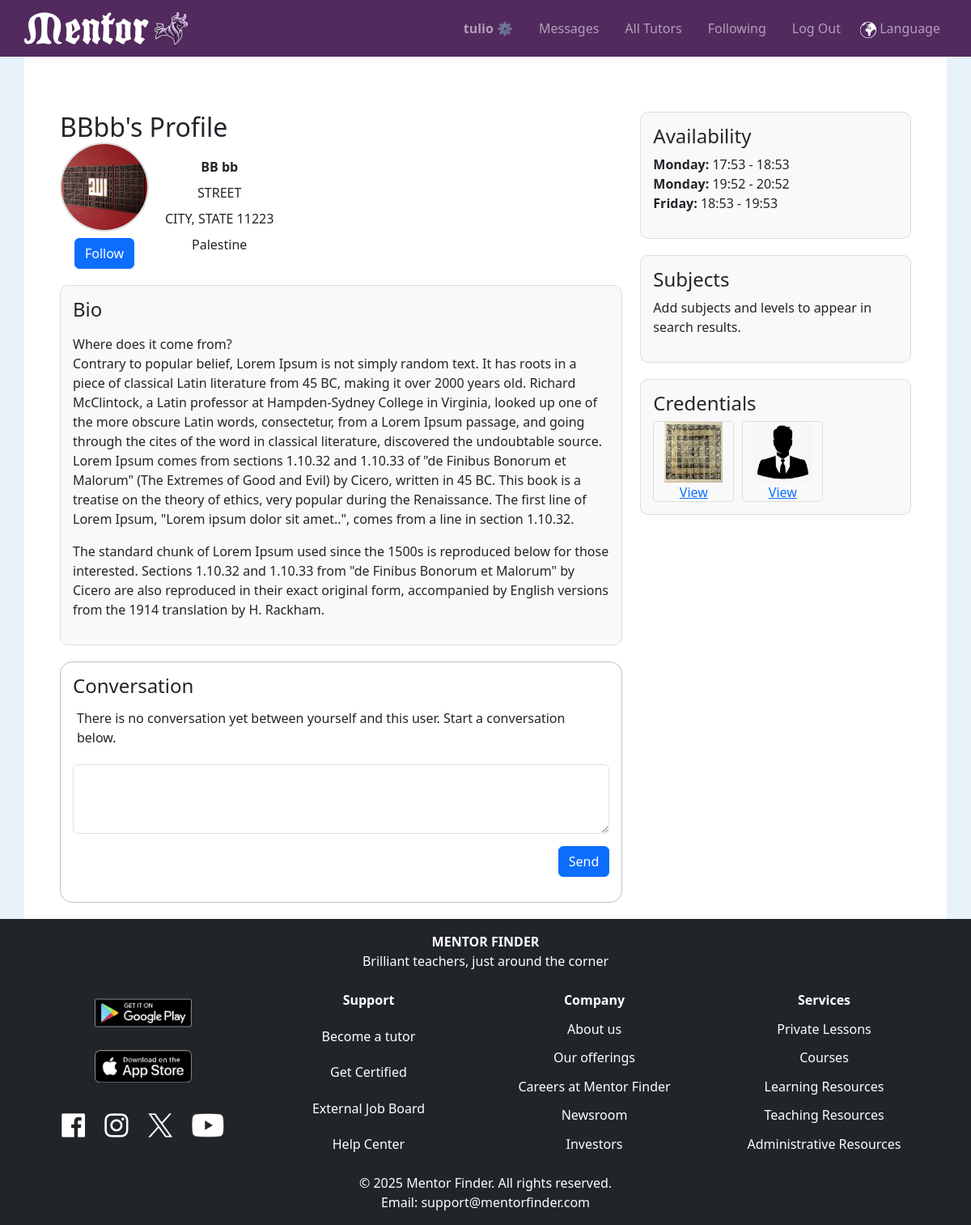
Screenshot of /profile/3/ (signed in) with the database file from the repository.
### tutorhub/models.py (models this page shows, shortened)
class User(AbstractUser):
    nickname = models.CharField(max_length=50, blank=True, null=True)
    role = models.CharField(max_length=10, choices=UserRoles.choices, default=UserRoles.STUDENT)
    phone_number = PhoneNumberField(blank=True, null=True)
    birthdate = models.DateField(blank=True, null=True)
    bio = models.TextField(blank=True, null=True)
    profile_image = models.ImageField(upload_to="profile_images/", blank=True, null=True)
    show_address = models.BooleanField(default=False)
    show_phone_number = models.BooleanField(default=False)
    preferred_language = models.CharField(max_length=10, blank=True, null=True, default='en')
    time_zone = TimeZoneField(default='UTC', blank=True)
    address = models.OneToOneField(Address, on_delete=models.SET_NULL, blank=True, null=True)
    follows = models.ManyToManyField(
        "self",
        through="FollowRelation",
        through_fields=('follower', 'followee'),
        symmetrical=False,
        related_name="followed_by"
    )
    is_tutor = models.BooleanField(default=False)
    availability = models.JSONField(default=dict, blank=True, null=True)

class Address(models.Model):
    street_address = models.TextField(blank=True, null=True)
    city = models.CharField(max_length=100, blank=True, null=True)
    state_region = models.CharField(max_length=100, blank=True, null=True)
    postal_code = models.CharField(max_length=20, blank=True, null=True)
    country = CountryField(blank=True, null=True)

class Credential(models.Model):
    CREDENTIAL_CHOICES = [
        ("Certificate", "Certificate"),
        ("Diploma", "Diploma"),
        ("Resume", "Resume"),
        ("Coursework", "Coursework (No Certificate)"),
        ("Other", "Other"),
    ]
    credential_type = models.CharField(max_length=50, choices=CREDENTIAL_CHOICES, default="Certificate",)
    file = models.FileField(upload_to="credentials/", blank=True, null=True)
    description = models.TextField(blank=True, null=True, help_text="Provide details about this credential, especially for coursework with no file.")
    user = models.ForeignKey(User, related_name="credentials", on_delete=models.CASCADE)

### tutorhub/views.py (the view, shortened to what this page needs)
# urls.py: path('profile/<int:user_id>/', views.profile, name='profile'),
@login_required
def profile(request, user_id=None):
    profile_user = request.user if user_id is None else get_object_or_404(User, id=user_id)
    credentials = profile_user.credentials.all()
    levels = [{'value': value, 'display': display} for value, display in Level.choices]
    levels_json = mark_safe(json.dumps(levels))
    day_order = {
        "Monday": 0, "Tuesday": 1, "Wednesday": 2, "Thursday": 3,
        "Friday": 4, "Saturday": 5, "Sunday": 6
    }
    availability = profile_user.availability
    sorted_availability = sorted(
        availability,
        key=lambda slot: (day_order.get(slot['day'], 7), slot['start'])
    )
    missing_details = not all([
        profile_user.nickname,
        profile_user.profile_image,
        profile_user.bio,
        sorted_availability,
        profile_user.availability,
    ])
    messages = Message.objects.filter(
        (Q(sender=request.user, receiver=profile_user) | Q(sender=profile_user, receiver=request.user))
    ).order_by('timestamp')
    scroll_to = request.GET.get('scroll_to')
    countries_list = list(countries)
    for credential in credentials:
        credential.is_image = credential.file.url.lower().endswith(('.jpg', '.jpeg', '.png'))
    display_name = profile_user.nickname or profile_user.first_name or "User"
    possessive_name = f"{display_name}'s" if not display_name.endswith('s') else f"{display_name}'"
    return render(request, 'tutorhub/profile.html', {
        'profile': profile_user,
        'is_own_profile': profile_user == request.user,
        'credentials': credentials,
        'days_of_week': list(day_order.keys()),
        "levels_json": levels_json,
        "subject_levels": SubjectLevel.objects.filter(tutor=profile_user),
        'countries': countries_list,
        'messages': messages,
        'scroll_to': scroll_to,
        'missing_details': missing_details,
        'possessive_name': possessive_name,
        'sorted_availability': sorted_availability,
    })

### tutorhub/templates/tutorhub/profile.html (shortened to what this page needs)
{% extends "tutorhub/layout.html" %}
{% load static %}
{% block body %}
<div class="container mt-5">
    <div class="row">
        <div class="col-md-8">
            <h2 style="display: inline-block; margin: 0;">{{ possessive_name }} Profile</h2>
            <div class="profile-header">
                <div id="stack-vertical">
                    {% if profile.profile_image %}
                        <img id="profile-img" src="{{ profile.profile_image.url }}" alt="{{ profile.nickname }}">
                    {% else %}
                        <img id="profile-img" src="{% static 'tutorhub/images/mentor-logo-bull.svg' %}" alt="Default Logo">
                    {% endif %}
                    {% if user.is_authenticated %}
                        <button class="btn btn-primary follow-btn" data-tutor-id="{{ profile.id }}">
                            {% if profile in user.followed_tutors.all %}
                                Unfollow
                            {% else %}
                                Follow
                            {% endif %}
                        </button>
                    {% endif %}
                </div>
                <div id="stack-vertical">
                    <strong>{{ profile.first_name }} {{ profile.last_name }}</strong>
                    {% if profile.address %}
                        <div>{{ profile.address.street_address }}</div>
                        <div>{{ profile.address.city }}, {{ profile.address.state_region }} {{ profile.address.postal_code }}</div>
                        <div>{{ profile.address.country.name }}</div>
                    {% else %}
                        <div>Address not available</div>
                    {% endif %}
                </div>
            </div>
            <div class="bio-container">
                <h4>Bio</h4>
                <p>{{ profile.bio|linebreaks|default:"Tell students about yourself. Share what you like about teaching along with some interesting facts about yourself to spark their interest!" }}</p>
            </div>
            {% if user.is_authenticated %}
            <div class="messages-container">
                {% if is_own_profile %}
                    <h4>Personal notes</h4>
                {% else %}
                    <h4>Conversation</h4>
                {% endif %}
                <div class="conversation-box">
                    {% for message in messages %}
                        <div id="message-{{ message.id }}" class="message {% if message.sender == request.user %}sent{% else %}received{% endif %}">
                            <span class="timestamp">{{ message.timestamp|date:"M d, Y H:i" }}</span>
                            <p>{{ message.content }}</p>
                            {% if message.edited %}
                                <span class="edited">(edited)</span>
                            {% endif %}
                        </div>
                    {% empty %}
                        {% if is_own_profile %}
                            <p>This is your personal space. Go ahead - leave note for yourself below.</p>
                        {% else %}
                            <p>There is no conversation yet between yourself and this user. Start a conversation below.</p>
                        {% endif %}
                    {% endfor %}
                </div>
                <form action="{% url 'profile' user_id=request.user.id %}" method="post" enctype="multipart/form-data">
                    <textarea name="content" rows="3" class="form-control mb-2" required></textarea>
                    <div class="submit-button-container d-flex justify-content-end">
                        <button type="submit" class="btn btn-primary">Send</button>
                    </div>                </form>
            </div>
            {% endif %}
        </div>
        <div class="col-md-4">
            <div class="right-column-section">
                <h4>Availability</h4>
                <ul>
                    {% for slot in sorted_availability %}
                        <li>
                            <strong>{{ slot.day|title }}:</strong> {{ slot.start }} - {{ slot.end }}
                        </li>
                    {% empty %}
                        <p>Add your availability so that potential students can know when you're open for business.</p>
                    {% endfor %}
                </ul>
            </div>
            {% if profile.is_tutor %}
            <div class="right-column-section">
                <h4>Subjects</h4>
                <ul>
                    {% for subject_level in subject_levels %}
                        <li><strong>{{ subject_level.subject }}</strong>: {{ subject_level.level }}</li>
                    {% empty %}
                        <p>Add subjects and levels to appear in search results.</p>
                    {% endfor %}
                </ul>
            </div>
            {% endif %}
            {% if profile.is_tutor %}
            <div class="credentials-container">
                <h4>Credentials</h4>
                <div style="display: flex; flex-wrap: wrap; gap: 10px;">
                    {% for credential in credentials %}
                        <a href="{{ credential.file.url }}" target="_blank">
                            <div class="credential-box">
                                {% if credential.is_image %}
                                    <img src="{{ credential.file.url }}" alt="Credential Image">
                                {% else %}
                                    <img src="{% static 'tutorhub/images/credential-icon.png' %}" alt="Default Credential Icon">
                                {% endif %}
                                <div>View</div>
                            </div>
                        </a>
                    {% empty %}
                        <p>Add credentials, such as certificates, diplomas or a resume.</p>
                    {% endfor %}
                </div>
            </div>
            {% endif %}
        </div>
    </div>
</div>
{% endblock %}

### tutorhub/templates/tutorhub/layout.html (shortened to what this page needs)
{% load static %}
<!DOCTYPE html>
<html lang="en">
    <head>
        <link href="https://cdn.jsdelivr.net/npm/bootstrap@5.3.0/dist/css/bootstrap.min.css" rel="stylesheet">
        <link rel="stylesheet" href="{% static 'tutorhub/styles.css' %}">
    </head>
    <body>
    <nav class="navbar navbar-expand-lg navbar-dark sticky-top">
        <a class="navbar-brand" href="{% url 'index' %}">
            <div>
                <img class="navbar-logo" src="{% static '/tutorhub/images/mentor-logo-web.svg' %}" alt="Mentor Logo" class="logo">
            </div>
        </a>
        <div class="collapse navbar-collapse" id="navbarNav">
            <ul class="navbar-nav ms-auto flex-row">
                {% if user.is_authenticated %}
                <li class="nav-item px-2"><a class="nav-link" id="menu-username" href="{% url 'my_profile' %}"><strong>{{ user.username }} ⚙️</strong></a></li>
                <li class="nav-item px-2"><a class="nav-link" id="menu-messages" href="{% url 'messages' %}">Messages</a></li>
                {% endif %}
                <li class="nav-item px-2"><a class="nav-link" id="menu-all-tutors" href="{% url 'index' %}">All Tutors</a></li>
                {% if user.is_authenticated %}
                <li class="nav-item px-2"><a class="nav-link" id="menu-following" href="{% url 'index' %}?view=following">Following</a></li>
                <li class="nav-item px-2"><a class="nav-link" href="{% url 'logout' %}">Log Out</a></li>
                {% else %}
                <li class="nav-item px-2"><a class="nav-link" href="{% url 'login' %}">Log In</a></li>
                <li class="nav-item px-2"><a class="nav-link" href="{% url 'register' %}">Register</a></li>
                {% endif %}
                <li class="nav-item"><a class="nav-link" href="#" data-bs-toggle="modal" data-bs-target="#languageModal"><img src="{% static 'tutorhub/images/language_icon.png' %}" alt="Language" height="20"> Language</a></li>
            </ul>
        </div>
    </nav>
    <div id="main-content">
        {% block body %}
        {% endblock %}
    </div>
    </body>
    <footer class="footer bg-dark text-white mt-auto py-3">
        <div class="container footer-title">
            <div class="text-center mb-4">
                <div style="font-weight: bold;">MENTOR FINDER</div>
                <div>Brilliant teachers, just around the corner</div>
            </div>
            <div class="row">
                <div class="col-md-3 text-center">
                    <ul class="list-unstyled footer-links">
                        <li style="margin: 10px 0;"><a href="https://play.google.com/store/apps/details?id=your.app.id" target="_blank"><img src="{% static 'tutorhub/images/social_media_links/google_play.png' %}" alt="Get it on Google Play" width="120"></a></li>
                        <li style="margin: 10px 0;"><a href="https://play.google.com/store/apps/details?id=your.app.id" target="_blank"><img src="{% static 'tutorhub/images/social_media_links/app_store.png' %}" alt="Download on the App Store" width="120"></a></li>
                        <li style="margin: 10px 0;">
                            <img style="margin: 10px;" src="{% static 'tutorhub/images/social_media_links/facebook.png' %}" alt="Facebook" height="30">
                            <img style="margin: 10px;" src="{% static 'tutorhub/images/social_media_links/instagram.png' %}" alt="Instagram" height="30">
                            <img style="margin: 10px;" src="{% static 'tutorhub/images/social_media_links/x.png' %}" alt="X" height="30">
                            <img style="margin: 10px;" src="{% static 'tutorhub/images/social_media_links/youtube.png' %}" alt="youtube" height="30">
                        </li>
                    </ul>
                </div>
                <div class="col-md-3 text-center">
                    <div>
                        <ul class="list-unstyled footer-links">
                            <li>Support</li>
                            <li><a class="nav-link" href="#">Become a tutor</a></li>
                            <li><a class="nav-link" href="#">Get Certified</a></li>
                            <li><a class="nav-link" href="#">External Job Board</a></li>
                            <li><a class="nav-link" href="#">Help Center</a></li>
                        </ul>
                    </div>
                </div>
                <div class="col-md-3 text-center">
                    <div>
                        <ul class="list-unstyled footer-links">
                            <li>Company</li>
                            <li><a class="nav-link" href="#">About us</a></li>
                            <li><a class="nav-link" href="#">Our offerings</a></li>
                            <li><a class="nav-link" href="#">Careers at Mentor Finder</a></li>
                            <li><a class="nav-link" href="#">Newsroom</a></li>
                            <li><a class="nav-link" href="#">Investors</a></li>
                        </ul>
                    </div>
                </div>
                <div class="col-md-3 text-center">
                    <div>
                        <ul class="list-unstyled footer-links">
                            <li>Services</li>
                            <li><a class="nav-link" href="#">Private Lessons</a></li>
                            <li><a class="nav-link" href="#">Courses</a></li>
                            <li><a class="nav-link" href="#">Learning Resources</a></li>
                            <li><a class="nav-link" href="#">Teaching Resources</a></li>
                            <li><a class="nav-link" href="#">Administrative Resources</a></li>
                        </ul>
                    </div>
                </div>
            </div>
            <div class="text-center mt-4">
                <div>© {% now "Y" %} Mentor Finder. All rights reserved.</div>
                <div>Email: support@mentorfinder.com</div>
            </div>
        </div>
    </footer>
</html>

### rows the page displays
User: username "tulio"
User: profile_image (picture), first_name "BB", last_name "bb", address.street_address "STREET", address.city "CITY", address.state_region "STATE", address.postal_code "11223", address.country.name "Palestine", bio "Where does it come from? Contrary to popular belief, Lorem Ipsum is not simply random text. It has roots in a piece of classical Latin literature from 45 BC, making it over 2000 years old. Richard McClintock, a Latin professor at Hampden-Sydney College in Virginia, looked up one of the more obscure Latin words, consectetur, from a Lorem Ipsum passage, and going through the cites of the word in classical literature, discovered the undoubtable source. Lorem Ipsum comes from sections 1.10.32 and 1.10.33 of \"de Finibus Bonorum et Malorum\" (The Extremes of Good and Evil) by Cicero, written in 45 BC. This book is a treatise on the theory of ethics, very popular during the Renaissance. The first…"
Credential: file (picture)
Credential: file (picture)

### other values shown
{{ possessive_name }} "BBbb's"
{{ slot.day|title }} "Monday" "Monday" "Friday"
{{ slot.start }} "17:53" "19:52" "18:53"
{{ slot.end }} "18:53" "20:52" "19:53"
